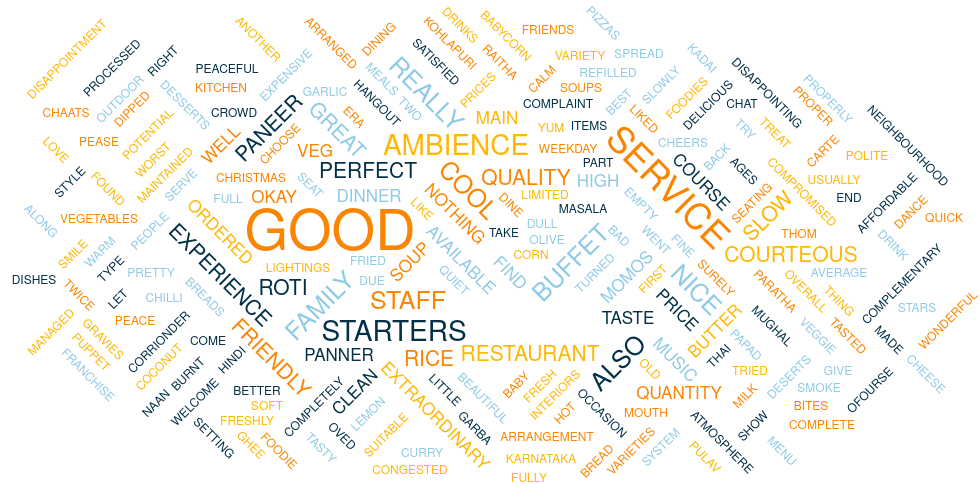

Here is the Vega-Lite specification saved for this chart:
### Vega specification from a JSON file in a GitHub repository (floating-point values rounded to 4 significant figures)
{"$schema": "https://vega.github.io/schema/vega/v5.json", "description": "A word cloud visualization of Sample Resturant Views in Bangalore", "width": 850, "height": 400, "padding": 0, "data": [{"name": "table", "values": ["A beautiful place to dine in.The interiors take you back to the Mughal era. The lightings are just perfect.We went there on the occasion of Christmas and so they had only limited items available. But the taste and service was not compromised at all.The only complaint is that the breads could have been better.Would surely like to come here again", "I was here for dinner with my family on a weekday. The restaurant was completely empty. Ambience is good with some good old hindi music. Seating arrangement are good too. We ordered masala papad, panner and baby corn starters, lemon and corrionder soup, butter roti, olive and chilli paratha. Food was fresh and good, service is good too. Good for family hangout.Cheers", "Had been here for dinner with family", "Turned out to be a good choose suitable for all ages of people", "Can try this place. We liked the most was their starters", "Service is good. Prices are affordable.", "The ambience is really nice, staff is courteous. The price is pretty high for the quantity, but overall the experience was fine. The quality of food is nice but nothing extraordinary. They also have buffet only veg", "The quality of food is nice but nothing extraordinary", "This place just cool ? with good ambience and slow music and having delicious food is where you find peace. Staff very friendly and they have maintained the place so clean. The price is average for what the quantity of food they serve.Thom yum Thai soup was best and was treat to mouth, roti was soft with that paneer was perfect to have for veggie foodies, in rice we tried burnt garlic fried rice with vegetables and it was the perfect thing to end.',   Quiet a good family type of place.. too calm and usually we don't find crowd here.. panner curry and the deserts is what we had tasted.. they really good but we found it a little expensive", "I had a very bad experience here.I don't know about a la carte, but the buffet was the worst. They gave us complementary drink and momos before the buffet. The momos were really good.The varieties first of all was very disappointing. The service was very slow. They refilled the food very slowly. The starters were okay. The main course also was so so. There was two gravies with roti and some rice with raitha.", "Very polite and courteous", "the staff welcome me with a warm smile", "hot and freshly made", "It was tasty with the taste of coconut milk", "Congested atmosphere due to smoke from kitchen", "Okay service", "This place has high potential but let down by dull ambience", "Great food and proper Karnataka style full meals. Been there twice and was fully satisfied.. Will give 5 stars if it's well managed", "Very good restaurant in neighbourhood. Buffet system is properly arranged. Variety of dishes along with garba dance and puppet show. Good spread of desserts.", "We ordered soups, babycorn starters, butter naan, kadai paneer, veg kohlapuri, pease pulav. Food was good. But the service is too slow", "Nice Ambience and setting. Also outdoor dining is available. ", "is really good and the place is clean also. All in all wonderful place and another great restaurant part of the franchise", "oved the foodie experience here", "they were all so friendly and courteous", "I love the service here", "This is a peaceful place where u can seat chat with your friends with very good starters , drinks , and ofourse pizzas and Chaats", "Great service,Friendly staff,Good quality of food and paneer", "A complete disappointment as it just cool cool cool had some processed cheese and the bread was dipped in ghee", "The right menu for quick bites as well as main course"], "transform": [{"type": "countpattern", "field": "data", "case": "upper", "pattern": "[\\w']{3,}", "stopwords": "(of|ofcourse|i|me|my|myself|we|us|our|ours|ourselves|you|your|yours|yourself|yourselves|he|him|his|himself|she|her|hers|herself|it|its|itself|they|them|their|theirs|themselves|what|which|who|whom|whose|this|that|these|those|am|is|are|was|were|be|been|being|have|has|had|having|do|does|did|doing|will|would|should|can|could|ought|i'm|you're|he's|she's|it's|we're|they're|i've|you've|we've|they've|i'd|you'd|he'd|she'd|we'd|they'd|i'll|you'll|he'll|she'll|we'll|they'll|isn't|aren't|wasn't|weren't|hasn't|haven't|hadn't|doesn't|don't|didn't|won't|wouldn't|shan't|shouldn't|can't|cannot|couldn't|mustn't|let's|that's|who's|what's|here's|there's|when's|where's|why's|how's|a|an|the|and|but|if|or|because|as|until|while|of|at|by|for|with|about|against|between|into|through|during|before|after|above|below|to|from|up|upon|down|in|out|on|off|over|under|again|further|then|once|here|there|when|where|why|how|all|any|both|each|few|more|most|other|some|such|no|nor|not|only|own|same|so|than|too|very|say|says|said|shall|food|it|just|know|gave|)"}, {"type": "formula", "as": "angle", "expr": "[-45, 0, 45][~~(random() * 3)]"}, {"type": "formula", "as": "weight", "expr": "if(datum.text=='VEGA', 600, 300)"}]}], "scales": [{"name": "color", "type": "ordinal", "domain": {"data": "table", "field": "text"}, "range": ["#8ECAE6", "219EBC", "#FB8500", "#FFB703", "#023047"]}], "background": "white", "marks": [{"type": "text", "from": {"data": "table"}, "encode": {"enter": {"text": {"field": "text"}, "align": {"value": "center"}, "baseline": {"value": "alphabetic"}, "fill": {"scale": "color", "field": "text"}}, "update": {"fillOpacity": {"value": 1}}, "hover": {"fillOpacity": {"value": 0.5}}}, "transform": [{"type": "wordcloud", "size": [1000, 500], "text": {"field": "text"}, "rotate": {"field": "datum.angle"}, "font": "Helvetica Neue, Arial", "fontSize": {"field": "datum.count"}, "fontWeight": {"field": "datum.weight"}, "fontSizeRange": [12, 56], "padding": 2}]}]}
